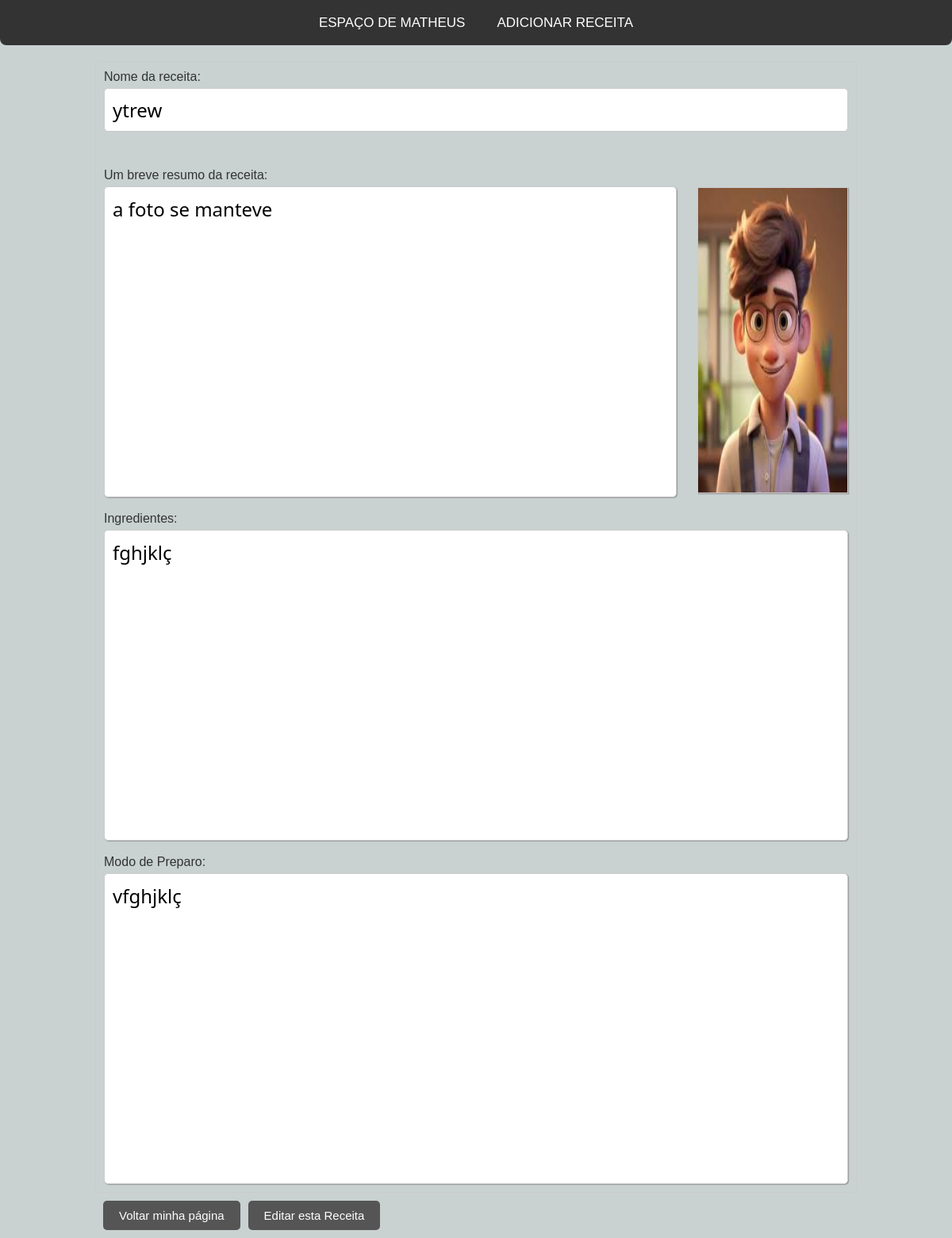
/VisualizaReceita.php?visualiza_receita=ytrew (signed in), run on the app's committed database.
### tables this page shows
CREATE TABLE `receitas` (
  `email_usuario` varchar(100) NOT NULL,
  `ID_receita` int(11) NOT NULL,
  `nome_receita` text NOT NULL,
  `resumo_receita` text NOT NULL,
  `ingredientes_receita` text NOT NULL,
  `modopreparo_receita` text NOT NULL,
  `Endereco_receita` text NOT NULL,
  `datacadastro_receita` timestamp NOT NULL DEFAULT current_timestamp()
);

### VisualizaReceita.php (the view, shortened to what this page needs)
<?php
$email = $_SESSION["login"];
if (isset($_GET['visualiza_receita'])) {
    $connect = mysqli_connect("127.0.0.1", "root", "", "projeto_receitas");
    $nome_receita = $_GET['visualiza_receita'];
    $query = "SELECT  nome_receita, resumo_receita, ingredientes_receita, modopreparo_receita, datacadastro_receita, Endereco_receita
    FROM receitas WHERE email_usuario = '$email' AND nome_receita = '$nome_receita'";
    $resultado = mysqli_query($connect, $query);
    if (mysqli_num_rows($resultado) > 0) {
        $row = mysqli_fetch_assoc($resultado);
        echo '<header>';
        echo    '<nav>';
        echo        '<ul>';
        echo            '<li><a href="MeuEspaco.php" class="cabecalho">Espaço de ' .  strtok($_SESSION["nome"], ' ') . '</a></li>';
        echo            '<li><a href="Cadastra_Receita.php" class="cabecalho">Adicionar receita</a></li>';
        echo        '</ul>';
        echo    '</nav>';
        echo '</header>';
        echo '<link rel="stylesheet" href="CSS/VisualizaReceita.css">';
        echo '<section id="cadastro">';
        echo    '<div class="container">';
        echo        '<form action="Adiciona_Receita.php" method="POST" class="cadastro-form" >';
        echo                '<fieldset> ';
        echo                '<label for="nome_receita">Nome da receita:</label>';
        echo                '<input type="text" id="nome_receita" name="nome_receita" readonly value="' . $row["nome_receita"] . '">';
        echo                '<div class="procurafoto">';
        echo                    '<label for="foto" class="perfil">';
        echo                        '<img src="./img/'. $row["Endereco_receita"] .'" alt="Imagem de Perfil" id="imagem" onchange="preview();">';
        echo                    '</label>';
        echo                '</div>';
        echo                '<div class="conteudo">';
        echo                    '<br><br><label for="resumo_receita">Um breve resumo da receita:</label>';
        echo                    '<textarea style="width: 77%;" id="resumo_receita" name="resumo_receita" rows="8" readonly>' . $row["resumo_receita"] . '</textarea>';
        echo                    '<br><br><label for="ingredientes_receita">Ingredientes:</label>';
        echo                    '<textarea id="ingredientes_receita" name="ingredientes_receita" rows="8" readonly>' . $row["ingredientes_receita"] . '</textarea>';
        echo                    '<br><br><label for="modopreparo_receita">Modo de Preparo:</label>';
        echo                    '<textarea id="modopreparo_receita" name="modopreparo_receita" rows="8" readonly>' . $row["modopreparo_receita"] . '</textarea>';
        echo                '</div>';
        echo            '</fieldset>';
        echo            '<a href="MeuEspaco.php" class="button">Voltar minha página</a>';
        echo            '<a href="EditaReceita.php?edita_receita=' . urlencode($_GET['visualiza_receita']) . '" class="button">Editar esta Receita</a>';
        echo        '</form>';
        echo    '</div>';
        echo '</section>';
    }
}

### CSS/VisualizaReceita.css (style rules this page uses)
* { margin: 0; padding: 0; }
header { background-color: #333; color: #fff; padding: 20px; text-align: center; border-bottom-left-radius: 8px; border-bottom-right-radius: 8px; }
.procurafoto { margin-top: 60px; width: 20%; height: 48%; float: right; border: 1px solid #ccc; background-color: #ffffff; box-shadow: 1px 1px 1px #999; position: relative; }
.conteudo textarea { height: 49%; }
#imagem { width: 100%; height: 100%; }
nav ul { list-style: none; text-align: center; }
nav ul li { display: inline; }
nav ul li a { font-family: "Gill Sans", "Gill Sans MT", Calibri, "Trebuchet MS", sans-serif; transition: all 0.5s ease; color: #fff; text-decoration: none; text-transform: uppercase; text-align: center; line-height: 1; font-size: 17px; background-color: transparent; padding: 20px; outline: none; border-radius: 4px; }
.container { margin: 20px auto; width: 80%; max-width: 1000px auto; }
fieldset { margin-bottom: 20px; border: 1px solid #ccc; padding: 10px; border-radius: 5px; }
input { font-family: "Segoe UI", Tahoma, Geneva, Verdana, sans-serif; font-size: x-large; }
textarea { text-align: justify; background-color: #fff; resize: none; padding: 10px; width: 100%; height: 95%; font-family: "Segoe UI", Tahoma, Geneva, Verdana, sans-serif; line-height: 1.5; border-radius: 5px; border: 1px solid #ccc; box-shadow: 1px 1px 1px #999; font-size: x-large; }
label { display: block; margin-bottom: 5px; }
input[type="text"], input[type="email"], input[type="tel"] { width: 100%; padding: 10px; margin-bottom: 10px; border: 1px solid #ccc; border-radius: 5px; }
.button { margin-top: 20px; margin-left: 10px; text-decoration: none; padding: 10px 20px; background-color: #555; color: #fff; border: none; font-size: 15px; border-radius: 5px; cursor: pointer; transition: background-color 0.3s ease; }

### data on the page
receitas: nome_receita "ytrew", Endereco_receita (picture), resumo_receita "a foto se manteve", ingredientes_receita "fghjklç", modopreparo_receita "vfghjklç"

### other printed values
strtok($_SESSION["nome"], ' ') "MATHEUS"
